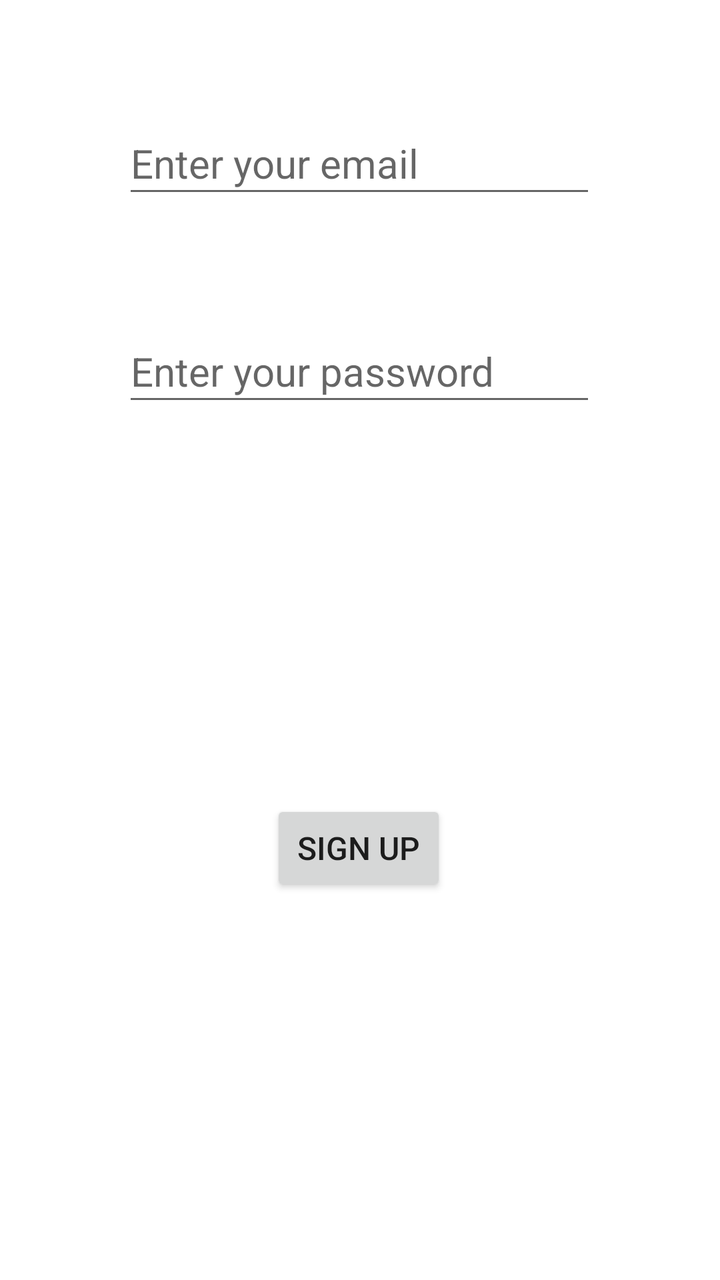
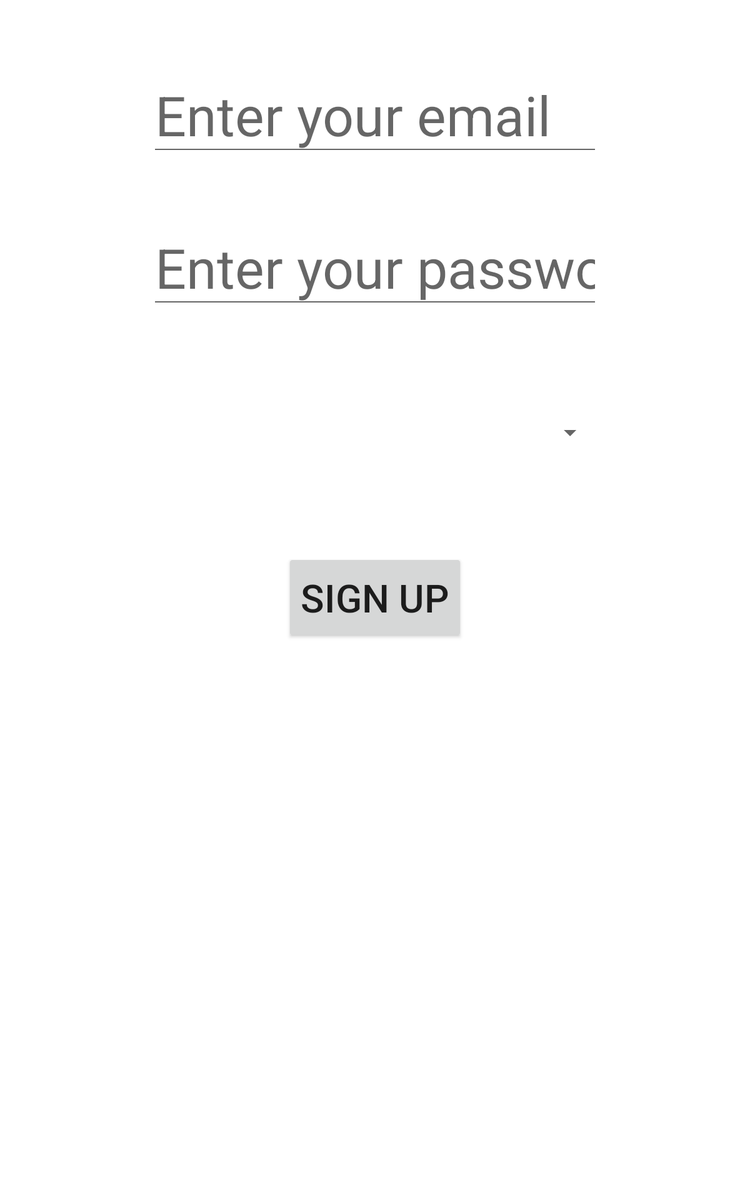

An Android layout and its configuration variant, each rendered on a device that would load it. The default file and the variant file are quoted in full after the pictures.
<!-- AndroidManifest.xml: application theme Theme.SmartAlert -->
<!-- res/layout/activity_sign_up.xml -->
<?xml version="1.0" encoding="utf-8"?>
<androidx.constraintlayout.widget.ConstraintLayout xmlns:android="http://schemas.android.com/apk/res/android"
    xmlns:app="http://schemas.android.com/apk/res-auto"
    xmlns:tools="http://schemas.android.com/tools"
    android:layout_width="match_parent"
    android:layout_height="match_parent"
    tools:context=".SignUp">

    <EditText
        android:id="@+id/editTextTextPersonName4"
        android:layout_width="wrap_content"
        android:layout_height="wrap_content"
        android:layout_marginTop="160dp"
        android:ems="10"
        android:hint="@string/enter_your_password"
        android:importantForAutofill="no"
        android:inputType="textPersonName"
        android:minHeight="48dp"
        android:textSize="20sp"
        app:layout_constraintEnd_toEndOf="parent"
        app:layout_constraintHorizontal_bias="0.497"
        app:layout_constraintStart_toStartOf="parent"
        app:layout_constraintTop_toTopOf="parent" />

    <EditText
        android:id="@+id/editTextTextPersonName"
        android:layout_width="wrap_content"
        android:layout_height="wrap_content"
        android:layout_marginTop="56dp"
        android:ems="10"
        android:hint="@string/enter_your_email"
        android:importantForAutofill="no"
        android:inputType="textPersonName"
        android:minHeight="48dp"
        android:textSize="20sp"
        app:layout_constraintEnd_toEndOf="parent"
        app:layout_constraintHorizontal_bias="0.497"
        app:layout_constraintStart_toStartOf="parent"
        app:layout_constraintTop_toTopOf="parent" />

    <Button
        android:id="@+id/button"
        android:layout_width="wrap_content"
        android:layout_height="wrap_content"
        android:layout_marginTop="192dp"
        android:onClick="signup"
        android:text="@string/sign_up"
        android:textSize="16sp"
        app:layout_constraintEnd_toEndOf="parent"
        app:layout_constraintHorizontal_bias="0.498"
        app:layout_constraintStart_toStartOf="parent"
        app:layout_constraintTop_toBottomOf="@+id/editTextTextPersonName4" />
</androidx.constraintlayout.widget.ConstraintLayout>
<!-- resources referenced by this layout -->
<resources>
  <string name="enter_your_email">Enter your email</string>
  <string name="enter_your_password">Enter your password</string>
  <string name="sign_up">Sign Up</string>
  <style name="Theme.SmartAlert" parent="Theme.MaterialComponents.DayNight.DarkActionBar">
          
          <item name="colorPrimary">@color/purple_500</item>
          <item name="colorPrimaryVariant">@color/purple_700</item>
          <item name="colorOnPrimary">@color/white</item>
          
          <item name="colorSecondary">@color/teal_200</item>
          <item name="colorSecondaryVariant">@color/teal_700</item>
          <item name="colorOnSecondary">@color/black</item>
          
          <item name="android:statusBarColor">?attr/colorPrimaryVariant</item>
          
      </style>
</resources>
<!-- res/layout-sw600dp/activity_sign_up.xml (the author's variant of the layout above) -->
<!-- drawn on a 7-inch tablet held upright -->
<?xml version="1.0" encoding="utf-8"?>
<androidx.constraintlayout.widget.ConstraintLayout xmlns:android="http://schemas.android.com/apk/res/android"
    xmlns:app="http://schemas.android.com/apk/res-auto"
    xmlns:tools="http://schemas.android.com/tools"
    android:layout_width="match_parent"
    android:layout_height="match_parent"
    tools:context=".SignUp">

    <EditText
        android:id="@+id/editTextTextPersonName4"
        android:layout_width="0dp"
        android:layout_height="0dp"
        android:layout_marginTop="50dp"
        android:ems="10"
        android:hint="@string/enter_your_password"
        android:importantForAutofill="no"
        android:inputType="textPersonName"
        android:textSize="44sp"
        app:layout_constraintDimensionRatio="5:1"
        app:layout_constraintEnd_toStartOf="@+id/guideline12"
        app:layout_constraintStart_toStartOf="@+id/guideline11"
        app:layout_constraintTop_toBottomOf="@+id/editTextTextPersonName" />

    <EditText
        android:id="@+id/editTextTextPersonName"
        android:layout_width="0dp"
        android:layout_height="0dp"
        android:layout_marginTop="56dp"
        android:ems="10"
        android:hint="@string/enter_your_email"
        android:importantForAutofill="no"
        android:inputType="textPersonName"
        android:textSize="44sp"
        app:layout_constraintDimensionRatio="5:1"
        app:layout_constraintEnd_toStartOf="@+id/guideline12"
        app:layout_constraintStart_toStartOf="@+id/guideline11"
        app:layout_constraintTop_toTopOf="parent" />

    <Button
        android:id="@+id/button"
        android:layout_width="0dp"
        android:layout_height="0dp"
        android:layout_marginTop="60dp"
        android:onClick="signup"
        android:text="@string/sign_up"
        app:autoSizeMaxTextSize="45sp"
        app:autoSizeMinTextSize="10sp"
        app:autoSizeStepGranularity="1sp"
        app:autoSizeTextType="uniform"
        app:layout_constraintDimensionRatio="2:1"
        app:layout_constraintEnd_toStartOf="@+id/guideline14"
        app:layout_constraintHorizontal_bias="0.498"
        app:layout_constraintStart_toStartOf="@+id/guideline13"
        app:layout_constraintTop_toBottomOf="@+id/spinner" />

    <Spinner
        android:id="@+id/spinner"
        android:layout_width="0dp"
        android:layout_height="0dp"
        android:layout_marginTop="60dp"
        android:contentDescription="@string/enter_your_role"
        app:autoSizeMaxTextSize="100sp"
        app:autoSizeMinTextSize="10sp"
        app:autoSizeStepGranularity="1sp"
        app:autoSizeTextType="uniform"
        app:layout_constraintBottom_toTopOf="@+id/button"
        app:layout_constraintDimensionRatio="5:1"
        app:layout_constraintEnd_toStartOf="@+id/guideline12"
        app:layout_constraintStart_toStartOf="@+id/guideline11"
        app:layout_constraintTop_toBottomOf="@+id/editTextTextPersonName4"
        app:layout_constraintVertical_bias="0.5" />

    <androidx.constraintlayout.widget.Guideline
        android:id="@+id/guideline11"
        android:layout_width="wrap_content"
        android:layout_height="wrap_content"
        android:orientation="vertical"
        app:layout_constraintGuide_percent="0.2" />

    <androidx.constraintlayout.widget.Guideline
        android:id="@+id/guideline12"
        android:layout_width="wrap_content"
        android:layout_height="wrap_content"
        android:orientation="vertical"
        app:layout_constraintGuide_percent="0.8" />

    <androidx.constraintlayout.widget.Guideline
        android:id="@+id/guideline13"
        android:layout_width="wrap_content"
        android:layout_height="wrap_content"
        android:orientation="vertical"
        app:layout_constraintGuide_percent="0.4" />

    <androidx.constraintlayout.widget.Guideline
        android:id="@+id/guideline14"
        android:layout_width="wrap_content"
        android:layout_height="wrap_content"
        android:orientation="vertical"
        app:layout_constraintGuide_percent="0.6" />
</androidx.constraintlayout.widget.ConstraintLayout>
<!-- resources referenced by the variant -->
<!-- as a 7-inch tablet held upright resolves them -->
<resources>
  <string name="enter_your_email">Enter your email</string>
  <string name="enter_your_password">Enter your password</string>
  <string name="enter_your_role">Enter your role</string>
  <string name="sign_up">Sign Up</string>
  <style name="Theme.SmartAlert" parent="Theme.MaterialComponents.DayNight.DarkActionBar">
          
          <item name="colorPrimary">@color/purple_500</item>
          <item name="colorPrimaryVariant">@color/purple_700</item>
          <item name="colorOnPrimary">@color/white</item>
          
          <item name="colorSecondary">@color/teal_200</item>
          <item name="colorSecondaryVariant">@color/teal_700</item>
          <item name="colorOnSecondary">@color/black</item>
          
          <item name="android:statusBarColor">?attr/colorPrimaryVariant</item>
          
      </style>
</resources>
